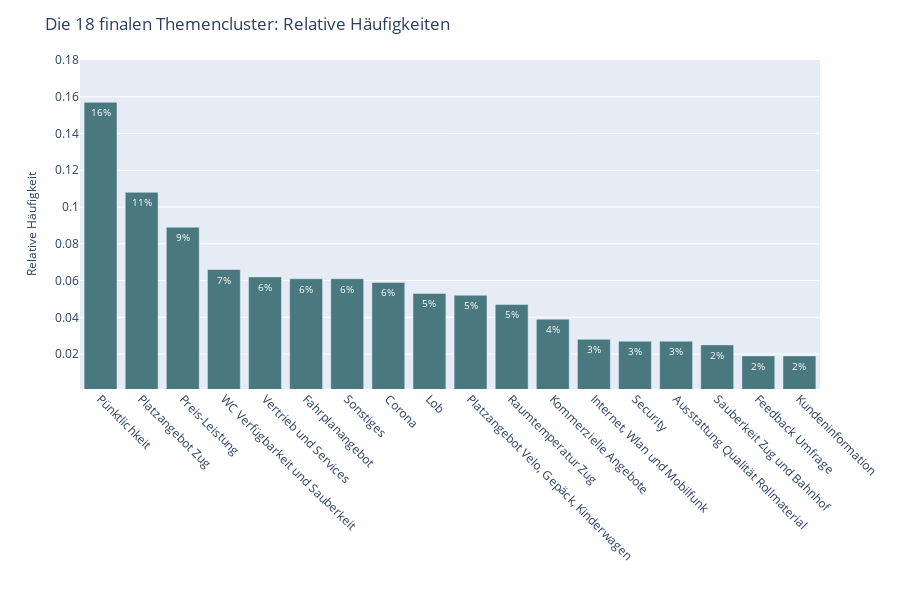

This figure's notebook cell:
### Code cell
import plotly.express as px
import plotly.io as pio

fig = px.bar(df_print.sort_values('Anzahl Kommentare', ascending=False),
    x='Themencluster', 
    y='Anzahl %',
    opacity=1,
    color_discrete_sequence=color_discrete_sequence,
    orientation='v',
    text=df_print['Anzahl %'].apply(lambda x: f"{x*100:.0f}%")  # Format labels as percentages with one decimal place
)

fig.update_traces(textposition='auto', textangle=0,textfont=dict(size=10))  # Keep labels horizontal

fig.update_layout(
    title="Die 18 finalen Themencluster: Relative Häufigkeiten",
    xaxis_title='',
    yaxis_title='',
    xaxis=dict(
        tickangle=45
    ),
    width=900, 
    height=600,
    legend_title=""
)
fig.update_yaxes(range=(0.001, 0.18), title=dict(text='Relative Häufigkeit', font=dict(size=12)))
#fig.update_yaxes(title=dict(text='Themencluster', font=dict(size=12)))
fig.show()

pio.write_image(fig, "../../exports/images/fig-18-Themencluster-expertenreview.svg")  # Save fig as SVG

### Figure 1 — Plotly figure (JSON) as saved in the notebook; plotly's stock layout.template omitted (floating-point values rounded to 4 significant figures)
{"data": [{"alignmentgroup": "True", "hovertemplate": "Themencluster=%{x}<br>Anzahl %=%{y}<br>text=%{text}<extra></extra>", "legendgroup": "", "marker": {"color": "#49787F", "opacity": 1, "pattern": {"shape": ""}}, "name": "", "offsetgroup": "", "orientation": "v", "showlegend": false, "text": ["16%", "11%", "9%", "7%", "6%", "6%", "6%", "6%", "5%", "5%", "5%", "4%", "3%", "3%", "3%", "2%", "2%", "2%"], "textangle": 0, "textfont": {"size": 10}, "textposition": "auto", "type": "bar", "x": ["Pünktlichkeit", "Platzangebot Zug", "Preis-Leistung", "WC Verfügbarkeit und Sauberkeit", "Vertrieb und Services", "Fahrplanangebot", "Sonstiges", "Corona", "Lob", "Platzangebot Velo, Gepäck, Kinderwagen", "Raumtemperatur Zug", "Kommerzielle Angebote", "Internet, Wlan und Mobilfunk", "Security", "Ausstattung Qualität Rollmaterial", "Sauberkeit Zug und Bahnhof", "Feedback Umfrage", "Kundeninformation"], "xaxis": "x", "y": [0.157, 0.108, 0.089, 0.066, 0.062, 0.061, 0.061, 0.059, 0.053, 0.052, 0.047, 0.039, 0.028, 0.027, 0.027, 0.025, 0.019, 0.019], "yaxis": "y"}], "layout": {"barmode": "relative", "height": 600, "legend": {"title": {"text": ""}, "tracegroupgap": 0}, "margin": {"t": 60}, "title": {"text": "Die 18 finalen Themencluster: Relative Häufigkeiten"}, "width": 900, "xaxis": {"anchor": "y", "domain": [0, 1], "tickangle": 45, "title": {"text": ""}}, "yaxis": {"anchor": "x", "domain": [0, 1], "range": [0.001, 0.18], "title": {"font": {"size": 12}, "text": "Relative Häufigkeit"}}}}
